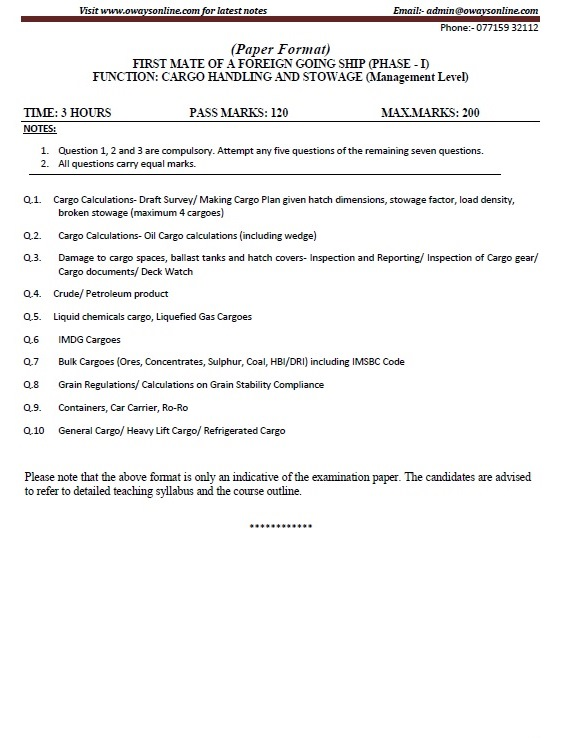
#> input picture papaer.jpg, 565 x 738 px
$ python main.py
#> lines starting #> are read from the running program, lines starting #| are printed output that depends on the picture
import pytesseract  ####reading string from image (OCR library)
import  numpy as np ##numpy for shape
import cv2   #Computer vision library
import os    ##for remove image file which we edit during procedure
pytesseract.pytesseract.tesseract_cmd='C:\\Program Files\\Tesseract-OCR\\tesseract.exe'
###you need to install ocr and give path in program
try:
    image='papaer.jpg'
    print('Editing image for better OCR result..........')
    img = cv2.imread(image)  ###reading image
#> img is the input picture: shape (738, 565, 3); mean B, G, R 243.2, 243.3, 243.6
    img = cv2.resize(img, None, fx=1.5, fy=1.5, interpolation=cv2.INTER_CUBIC)
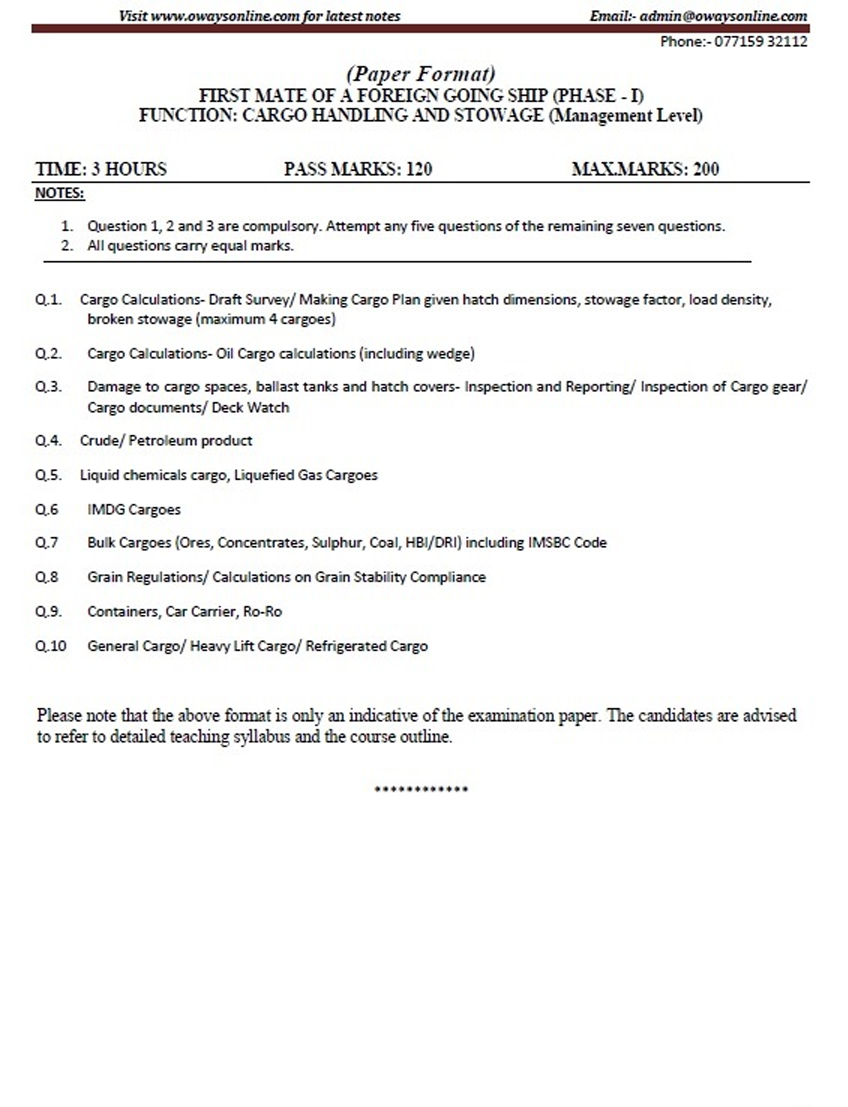
#> img: shape (1107, 848, 3); mean B, G, R 242.9, 242.9, 243.2
    kernel = np.ones((1, 1), np.uint8)
    img = cv2.dilate(img, kernel, iterations=1)
    img = cv2.erode(img, kernel, iterations=1)
    new_image = 'edited' + '_' + image  ###new image which we save during procedure
    cv2.imwrite(new_image, img)  ###Save a new edited image
    read = pytesseract.image_to_string(new_image)  ####reading from new generated image
    print(read)  ##print resuult

except Exception as e:
    print('please provide proper name of the image')
    print(e)
